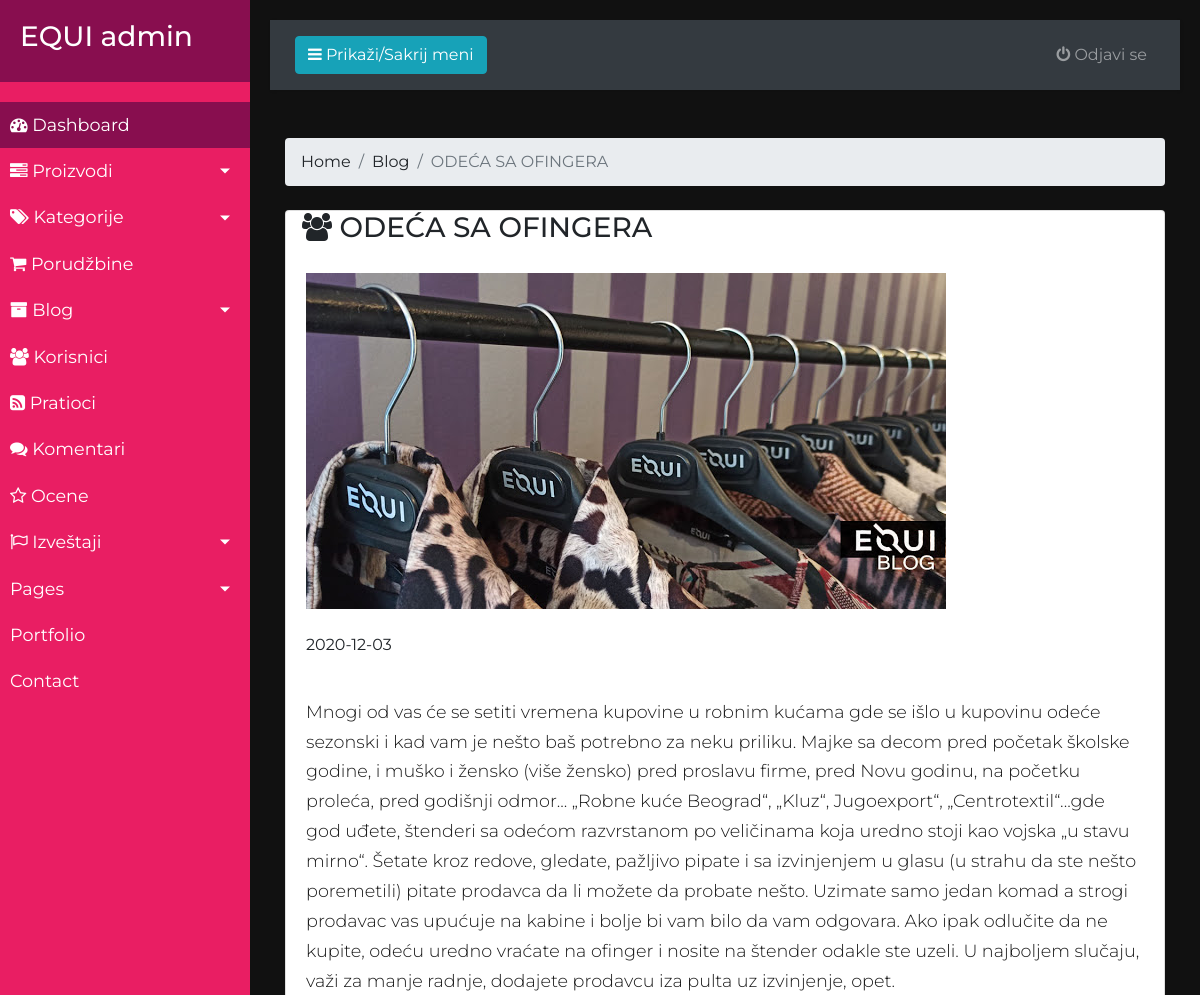
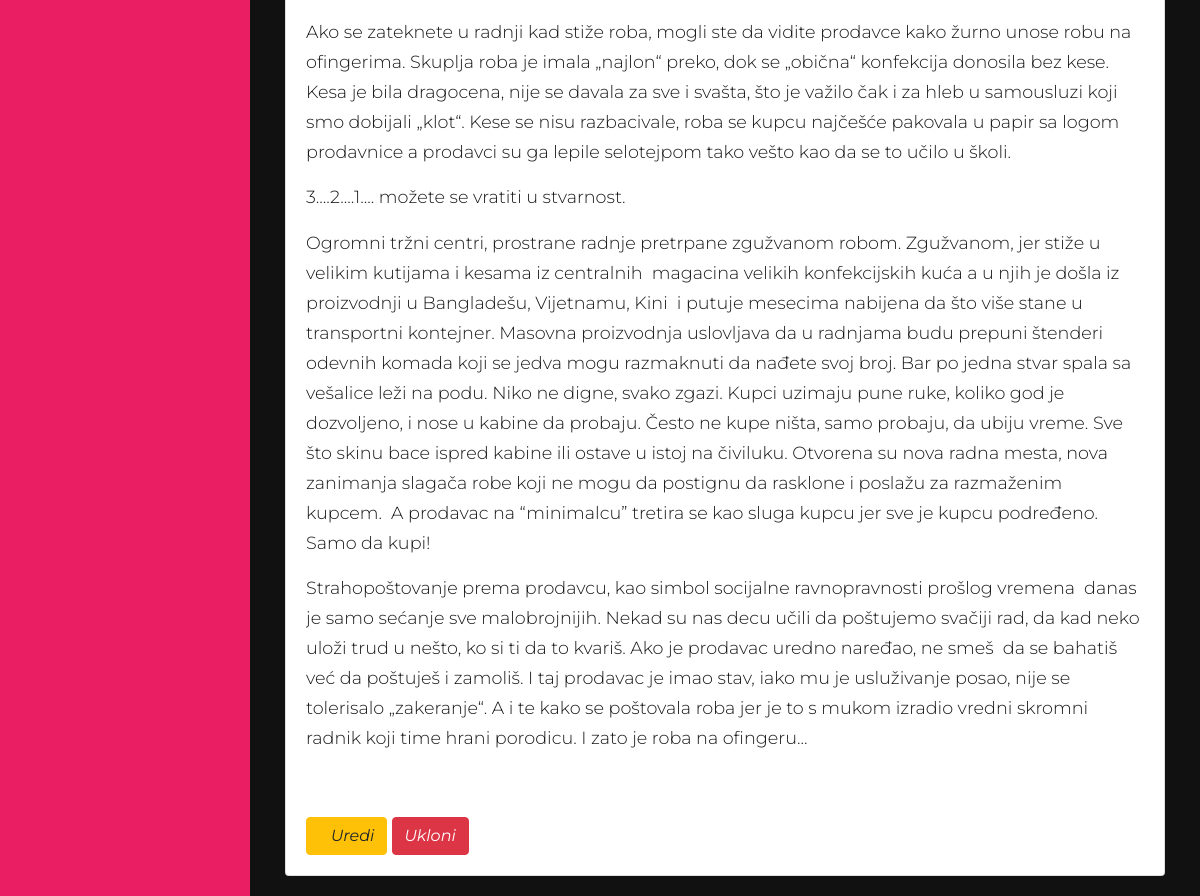
/admin/single-post.php?post_id=13 (signed in), run on the app's committed database (2 pictures, top to bottom).
### tables this page shows
CREATE TABLE `blog` (
  `post_id` int(10) NOT NULL,
  `title` varchar(50) NOT NULL,
  `body` longtext NOT NULL,
  `cover_img` varchar(250) NOT NULL,
  `created` date NOT NULL
);

### bootstrap.php (called while the page is built, shortened)
<?php
require_once 'class/Blog.class.php';
$db = new Connection();
$conn = $db->connection();
$blog = new Blog($conn);

### class/Blog.class.php (called while the page is built, shortened)
<?php
class Blog {
    private $conn;
    public function __construct($conn)
    {
        $this->conn = $conn;
    }
    public function show($id) {
        $sql = "SELECT * FROM blog WHERE post_id = ?";
        $query = $this->conn->prepare($sql);
        $query->execute([$id]);
        $result = $query->fetch(PDO::FETCH_OBJ);
        return $result;
    }
}

### admin/single-post.php (the view)
<?php require_once 'inc/top.inc.php'; ?>
<?php
    if(isset($_SESSION['admin'])) {
        if(isset($_GET['post_id'])) {
            $single = $blog->show($_GET['post_id']);
        }
    } else {
        header('Location: index.php');
    }
?>
<?php require_once 'inc/sidebar.inc.php'; ?>
<div id="content">
<?php require_once 'inc/navbar.inc.php'; ?>
            <div class="container-fluid">
                    <div class="row">
                        <div class="col-lg-12 col-md-12 py-2">
                            <nav aria-label="breadcrumb">
                                <ol class="breadcrumb">
                                    <li class="breadcrumb-item"><a href="dashboard.view.php">Home</a></li>
                                    <li class="breadcrumb-item"><a href="blog.php">Blog</a></li>
                                    <li class="breadcrumb-item active" aria-current="page"><?php echo $single->title; ?></li>
                                </ol>
                            </nav>
                        </div>
                    </div>
                    <div class="row">
                        <div class="col-lg-12 col-md-12">
                            <div class="card">
                                <div class="card-top px-3">
                                    <h3>
                                        <i class="fa fa-users"></i> <?php echo $single->title; ?>
                                    </h3>
                                </div>
                                <div class="card-body">
                                    <div class="table-responsive">
                                        <img src="../<?php echo $single->cover_img; ?>" class="img-fluid">
                                        <br><br>
                                        <i class="far fa-calendar-alt"></i> <?php echo $single->created; ?>
                                        <br><br>
                                        <p class="text-justify"><?php echo $single->body; ?></p>
                                        <br>
                                        <br>
                                        <a href="update-post.php?post_id=<?php echo $single->post_id; ?>" class="btn btn-warning"><i class="fas fa-edit">Uredi</i></a>
                                        <a href="#" class="btn btn-danger"><i class="fas fa-trash-alt">Ukloni</i></a>
                                    </div>
                                </div>
                            </div>
                        </div>
                    </div>
                </div>
    </div>
<?php require_once 'inc/bottom.inc.php'; ?>

### admin/assets/style2.css (style rules this page uses)
html, body { margin: 0; padding: 0; list-style: none; text-decoration: none; box-sizing: border-box; font-family: 'Montserrat', sans-serif; height: 100%; background-color: #111111; }
p { font-family: 'Montserrat', sans-serif; font-size: 1.1em; font-weight: 300; line-height: 1.7em; color: #191919; }
a, a:hover, a:focus { color: inherit; text-decoration: none; transition: all 0.3s; }
#content { width: 100%; padding: 20px; min-height: 100vh; transition: all 0.3s; }

### data on the page
blog: title "ODEĆA SA OFINGERA", cover_img (picture), created "2020-12-03", body "Mnogi od vas će se setiti vremena kupovine u robnim kućama gde se išlo u kupovinu odeće sezonski i kad vam je nešto baš potrebno za neku priliku. Majke sa decom pred početak školske godine, i muško i žensko (više žensko) pred proslavu firme, pred Novu godinu, na početku proleća, pred godišnji odmor... „Robne kuće Beograd“, „Kluz“, Jugoexport“, „Centrotextil“...gde god uđete, štenderi sa odećom razvrstanom po veličinama koja uredno stoji kao vojska „u stavu mirno“. Šetate kroz redove, gledate, pažljivo pipate i sa izvinjenjem u glasu (u strahu da ste nešto poremetili) pitate prodavca da li možete da probate nešto. Uzimate samo jedan komad a strogi prodavac vas upućuje na kabine i bolje bi…"
